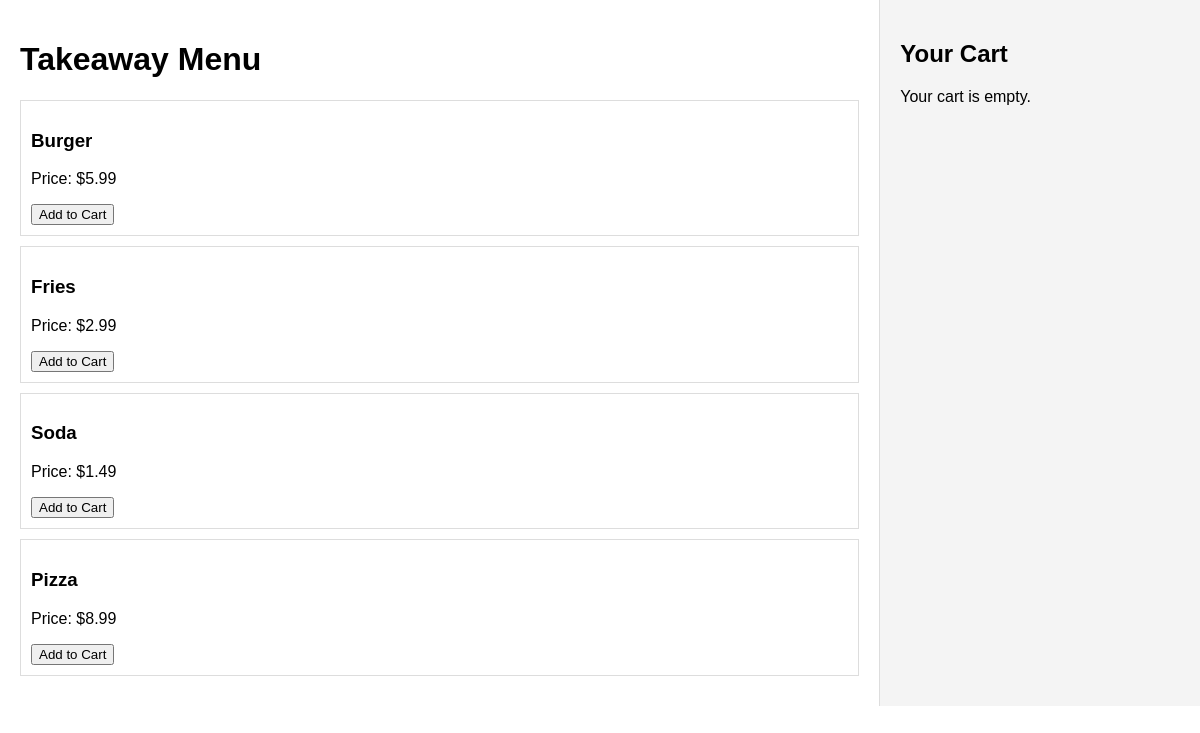
Before: /menu with the older database file.
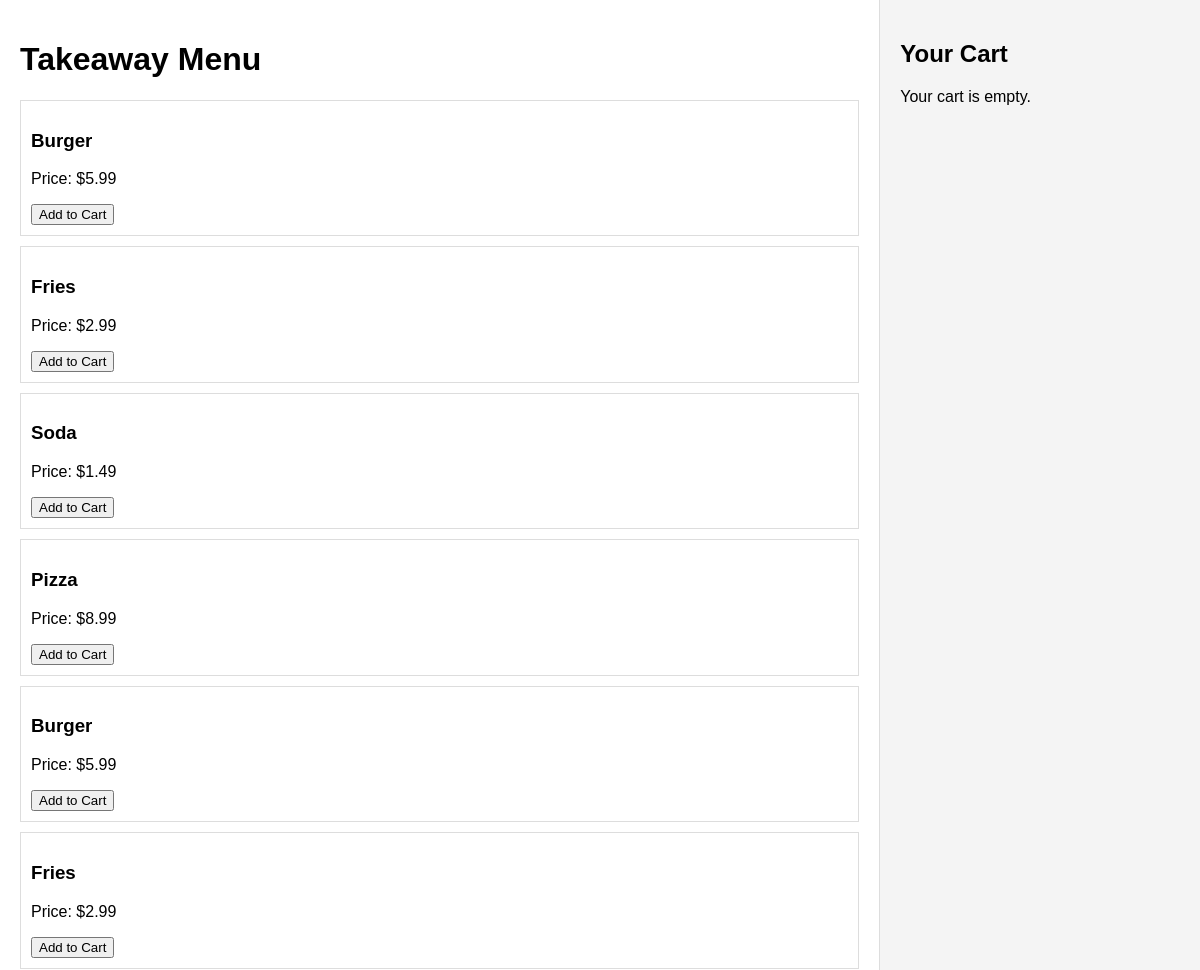
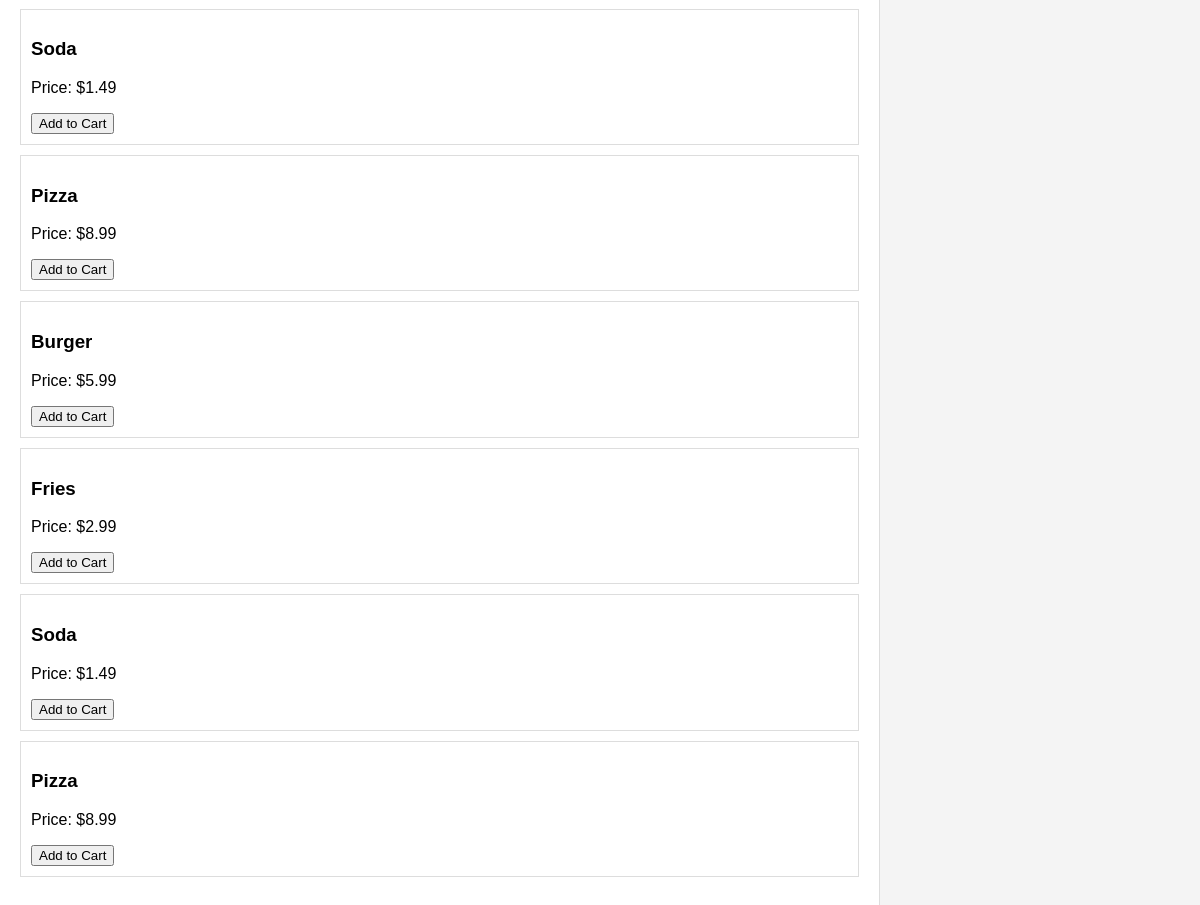
After: the same page with the newer database file (2 pictures, top to bottom).
### tables this page shows
CREATE TABLE products (
        id INTEGER PRIMARY KEY AUTOINCREMENT,
        name TEXT NOT NULL,
        price REAL NOT NULL,
        stock INTEGER DEFAULT 0
    );

### app.py (the view)
@app.route("/menu")
def menu():
    order_type = request.args.get("type", "takeaway")
    products = database.get_products()
    cart = session.get("cart", {})
    total = sum(item["price"] * item["quantity"] for item in cart.values())
    return render_template("menu.html",
                           products=products,
                           order_type=order_type,
                           cart=cart,
                           cart_total=total)

### database.py (called while the page is built)
def get_products():
    conn = sqlite3.connect(DB_NAME)
    c = conn.cursor()
    c.execute("SELECT id, name, price, stock FROM products")
    products = c.fetchall()
    conn.close()
    return products

### templates/menu.html (shortened to what this page needs)
<!DOCTYPE html>
<html lang="en">
<head>
</head>
<body>
    <div class="content">
        <h1>{{ order_type|capitalize }} Menu</h1>
        <div>
            {% for product in products %}
                <div class="product">
                    <h3>{{ product[1] }}</h3>
                    <p>Price: ${{ "%.2f"|format(product[2]) }}</p>
                    <form action="{{ url_for('add_to_cart', product_id=product[0]) }}" method="post">
                        <button type="submit">Add to Cart</button>
                    </form>
                </div>
            {% endfor %}
        </div>
    </div>
    <div class="sidebar">
        <h2>Your Cart</h2>
        {% if cart %}
            {% for item_id, item in cart.items() %}
                <div class="cart-item">
                    <strong>{{ item.name }}</strong><br>
                    Qty: {{ item.quantity }} | ${{ "%.2f"|format(item.price * item.quantity) }}
                    <br>
                    <a href="{{ url_for('remove_from_cart', product_id=item_id) }}">Remove</a>
                </div>
            {% endfor %}
            <hr>
            <p><strong>Total: ${{ "%.2f"|format(cart_total) }}</strong></p>
            <form action="{{ url_for('checkout') }}" method="get">
                <button type="submit">Proceed to Checkout</button>
            </form>
        {% else %}
            <p>Your cart is empty.</p>
        {% endif %}
    </div>
</body>
</html>

### templates/menu.html (style rules this page uses)
body { display: flex; font-family: Arial, sans-serif; margin: 0; }
.content { flex: 3; padding: 20px; }
.sidebar { flex: 1; background: #f4f4f4; padding: 20px; border-left: 1px solid #ddd; }
.product { border: 1px solid #ddd; padding: 10px; margin-bottom: 10px; }

Changed rows visible on the page:
added products: name "Burger", price "5.99"
added products: name "Fries", price "2.99"
added products: name "Soda", price "1.49"
added products: name "Pizza", price "8.99"
added products: name "Burger", price "5.99"
added products: name "Fries", price "2.99"
added products: name "Soda", price "1.49"
added products: name "Pizza", price "8.99"
